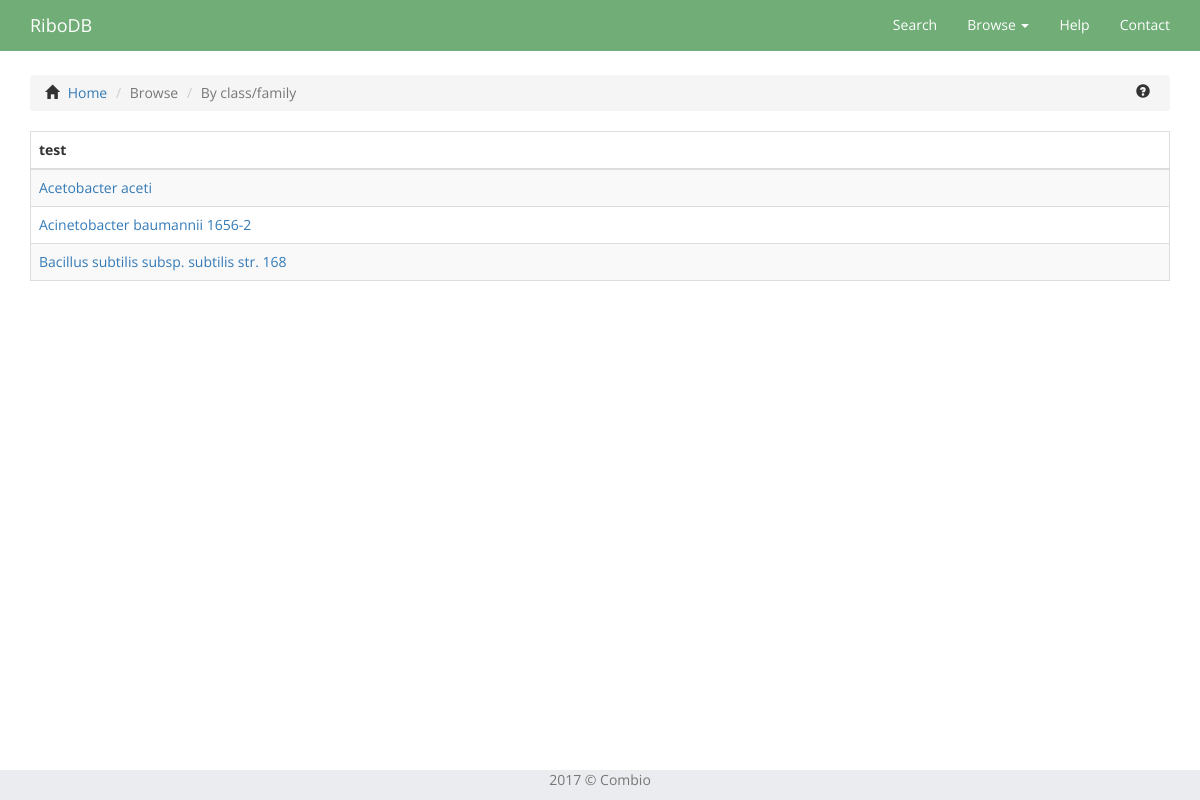
Before: /browser/class/family/Glycine/ with the older database file.
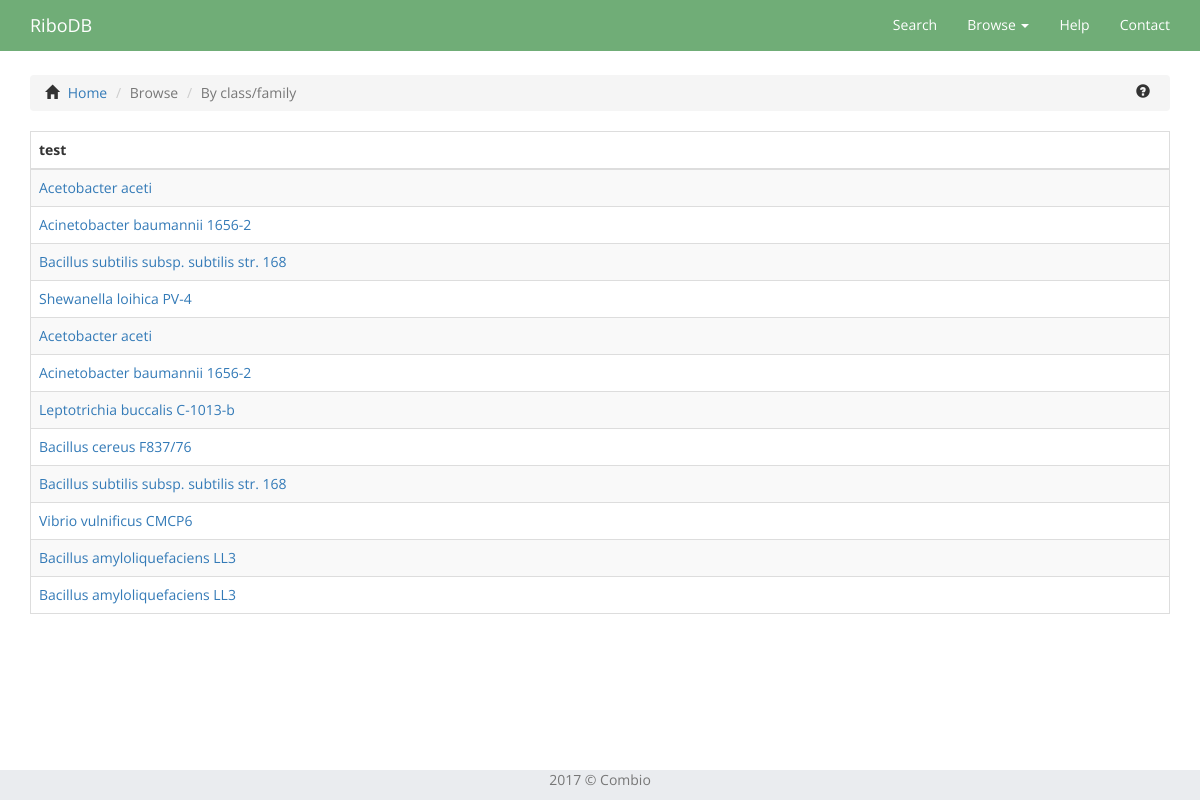
After: the same page with the newer database file.
### database/models.py (models this page shows, shortened)
class Organism(models.Model):
	scientific_name = models.CharField('nazwa_naukowa', max_length = 250) #, primary_key = True)
	common_name = models.CharField('nazwa_zwyczajowa', max_length = 250)
	accession_number = models.CharField('numer_dostepu', max_length = 30) # ID build jako nazwa genomu
	build_id = models.CharField('numer_dostepu', max_length = 30, primary_key = True) ### !!! NEW !!! ###
	taxonomy = models.OneToOneField('Taxonomy', null = True) ### !!! NEW !!! ###

### database/views.py (the view)
# urls.py: url(r'^browser/class/family/(?P<family>([-\w\s.()_])+)/$', views.class_family_details, name='class_family_details'),
def class_family_details(request, family):
    families_list = []
    print('############')
    print(family)
    for e in Record.objects.all():
        if e.family != None:
            if family == e.family.name:
                dic = {
                    'id': e.id,
                    'name': e.name,
                    'gene': None,
                    'organism': None,
                    'ligand': None,
                }
                dic['gene'] = e.gene.name if e.gene != None else dic['gene']
                dic['name'] = e.name if e.name != None else dic['name']
                dic['organism'] = e.gene.organism.scientific_name if e.gene.organism != None else dic['organism']
                dic['ligand'] = e.family.ribo_class.ligands.all()[0].name if e.family.ribo_class.ligands.all() else dic['ligand']
                families_list.append(dic.copy())
    context = {
        'families_list': families_list,
    }
    return render(request, 'database/class_family_details.html', context)

### database/models.py (called while the page is built)
	def name(self):
		return "RS{}".format((str(self.id).zfill(8)))

### database/templates/database/class_family_details.html (shortened to what this page needs)
{% extends 'database/base.html' %}
{% load static %}
{% block css_plugins %}
<link rel="stylesheet" type="text/css" href="{% static "database/plugins/datatables/styles/datatables.bootstrap.min.css" %}">
{% endblock %}
{% block content %}
<div class="container">
  <div class="bs-example">
    <ul class="breadcrumb">
      <span class="glyphicon glyphicon-home"></span>
      <li><a href="{% url 'database:index' %}">Home</a></li>
      <li class="active">Browse</li>
      <li class="active">By class/family</li>
      <span data-toggle="popover" class="glyphicon glyphicon-question-sign glyphicon-help pull-right" title="Class/family browsing results" data-content="On this page you see a table of riboswitches, which are results of your browsing." data-trigger="hover" data-placement="left"></span>
    </ul>
  </div>
  <div class="dataTables wrapper form-inline dt-bootstrap no-footer">
    <div class="col-xs-12" id="table_wrapper">
      <table id="family-table" class="table table-striped table-bordered" cellspacing="0" width="100%">
        <thead>
          <tr>
            <th>test</th>
          </tr>
        </thead>
        <tbody>
          {% for detail in families_list %}
            <tr role="row">
              <td><a href="{% url 'search:record' detail.name %}">{{ detail.organism }}</a></td>
            </tr>
          {% endfor %}
        </tbody>
      </table>
    </div>
  </div>
</div>
{% endblock %}

Changed rows visible on the page:
added Organism: organism "Shewanella loihica PV-4"
added Organism: organism "Leptotrichia buccalis C-1013-b"
added Organism: organism "Bacillus cereus F837/76"
added Organism: organism "Vibrio vulnificus CMCP6"
added Organism: organism "Bacillus amyloliquefaciens LL3" "Bacillus amyloliquefaciens LL3"
Other visible differences:
new list line: "Acetobacter aceti"
new list line: "Acinetobacter baumannii 1656-2"
new list line: "Bacillus subtilis subsp. subtilis str. 168"
